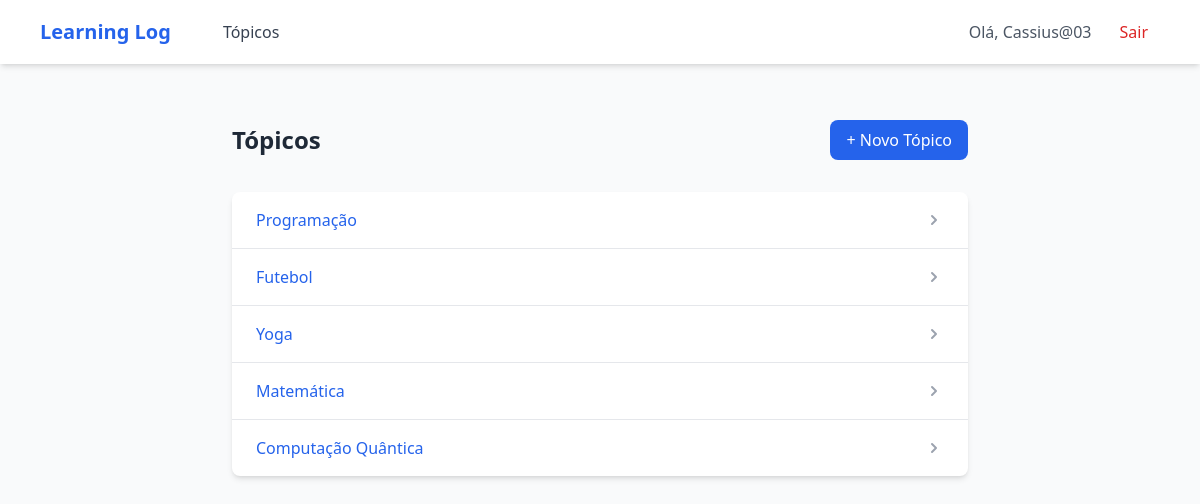
Page /topics (signed in) on the committed database.
### LLog/models.py (models this page shows)
class Topic(models.Model):
    text = models.CharField(max_length=200)
    date_added = models.DateField(auto_now_add=True)
    owner = models.ForeignKey(User, on_delete=models.CASCADE)
    def __str__(self):
        return self.text

### LLog/views.py (the view)
# urls.py: path('topics', views.topics, name="topics"),
@login_required
def topics(request):
    topics = Topic.objects.filter(owner=request.user).order_by('date_added')
    context = {'topics': topics}
    return render(request, "LLog/topics.html", context)

### LLog/templates/LLog/topics.html (shortened to what this page needs)
{% extends "LLog/base.html" %}
{% block content %}
<div class="max-w-3xl mx-auto px-4 py-8">
    <div class="flex justify-between items-center mb-8">
        <h2 class="text-2xl font-bold text-gray-800">Tópicos</h2>
        <a href="{% url 'new_topic' %}" class="bg-blue-600 hover:bg-blue-700 text-white px-4 py-2 rounded-lg transition duration-200">
            + Novo Tópico
        </a>
    </div>
    <div class="bg-white rounded-lg shadow-md overflow-hidden">
        <ul class="divide-y divide-gray-200">
            {% for topic in topics %}
            <li class="hover:bg-gray-50 transition duration-150">
                <a href="{% url 'topic' topic.id %}" class="block px-6 py-4 text-blue-600 hover:text-blue-800">
                    <div class="flex justify-between items-center">
                        <span class="font-medium">{{ topic }}</span>
                        <svg xmlns="http://www.w3.org/2000/svg" class="h-5 w-5 text-gray-400" viewBox="0 0 20 20" fill="currentColor">
                            <path fill-rule="evenodd" d="M7.293 14.707a1 1 0 010-1.414L10.586 10 7.293 6.707a1 1 0 011.414-1.414l4 4a1 1 0 010 1.414l-4 4a1 1 0 01-1.414 0z" clip-rule="evenodd" />
                        </svg>
                    </div>
                </a>
            </li>
            {% empty %}
            <li class="px-6 py-4 text-center text-gray-500">
                Nenhum tópico encontrado. Crie seu primeiro tópico!
            </li>
            {% endfor %}
        </ul>
    </div>
</div>
{% endblock content %}

### LLog/templates/LLog/base.html (shortened to what this page needs)
<!DOCTYPE html>
<html lang="pt-br">
<head>
    <script src="https://cdn.tailwindcss.com"></script>
    <link rel="stylesheet" href="https://cdnjs.cloudflare.com/ajax/libs/font-awesome/6.4.0/css/all.min.css">
</head>
<body class="bg-gray-50 min-h-screen">
    <nav class="bg-white shadow-md">
        <div class="max-w-6xl mx-auto px-4">
            <div class="flex justify-between h-16">
                <div class="flex items-center">
                    <a href="{% url 'index' %}" class="text-xl font-bold text-blue-600">Learning Log</a>
                    <div class="hidden md:flex ml-10 space-x-4">
                        <a href="{% url 'topics' %}" class="px-3 py-2 text-gray-700 hover:text-blue-600">Tópicos</a>
                    </div>
                </div>
                <div class="hidden md:flex items-center space-x-4">
                    {% if user.is_authenticated %}
                        <span class="text-gray-600">Olá, {{ user.username }}</span>
                        <a href="{% url 'logout' %}" class="px-3 py-2 text-red-600 hover:text-red-800">Sair</a>
                    {% else %}
                        <a href="{% url 'register' %}" class="px-3 py-2 text-gray-700 hover:text-blue-600">Registrar</a>
                        <a href="{% url 'login' %}" class="px-3 py-2 text-gray-700 hover:text-blue-600">Entrar</a>
                    {% endif %}
                </div>
            </div>
        </div>
    </nav>
    <main class="max-w-6xl mx-auto px-4 py-6">
        {% block content %}{% endblock content %}
    </main>
</body>
</html>

### rows in the picture
Topic: text "Programação"
Topic: text "Futebol"
Topic: text "Yoga"
Topic: text "Matemática"
Topic: text "Computação Quântica"

### other values in the picture
{{ user.username }} "Cassius@03"
